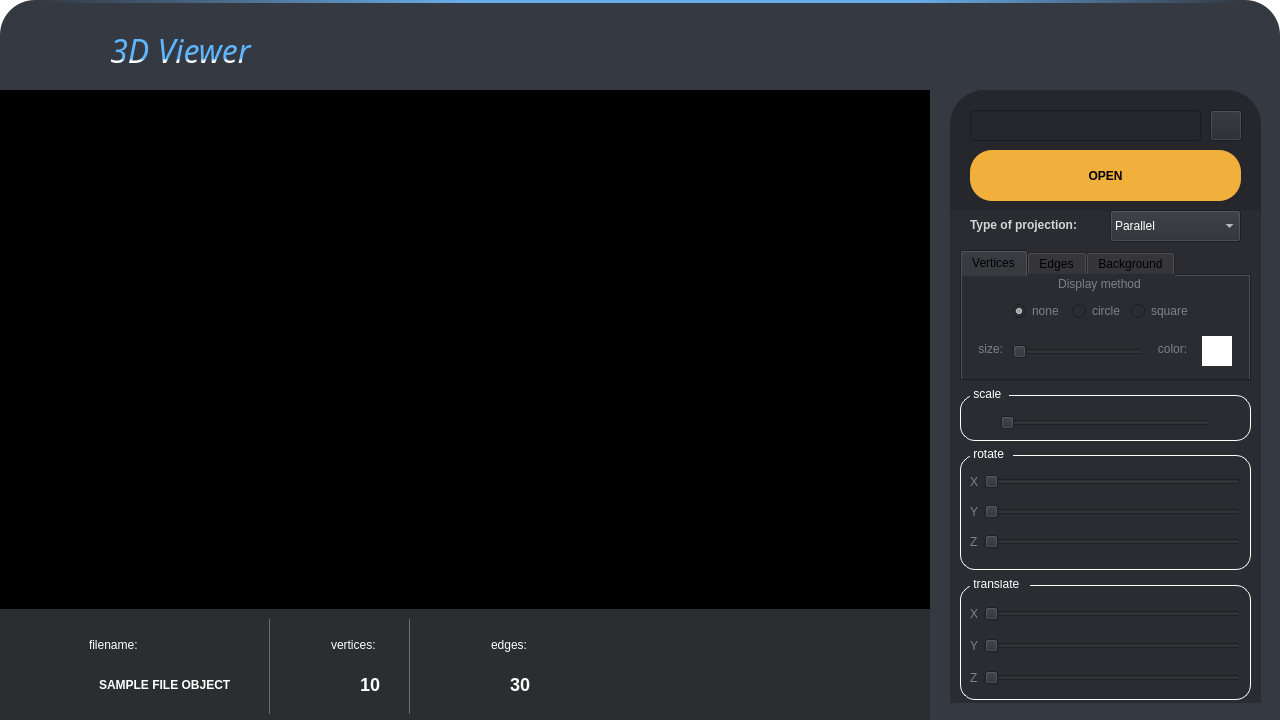
<?xml version="1.0" encoding="UTF-8"?>
<ui version="4.0">
 <class>MainWindow</class>
 <widget class="QMainWindow" name="MainWindow">
  <property name="geometry">
   <rect>
    <x>0</x>
    <y>0</y>
    <width>1280</width>
    <height>720</height>
   </rect>
  </property>
  <property name="windowTitle">
   <string>MainWindow</string>
  </property>
  <property name="styleSheet">
   <string notr="true">QMainWindow {
background-color: rgba(255, 255, 255, 0);
}

</string>
  </property>
  <widget class="QWidget" name="centralwidget">
   <property name="enabled">
    <bool>true</bool>
   </property>
   <property name="styleSheet">
    <string notr="true"/>
   </property>
   <widget class="QFrame" name="ViewerUI">
    <property name="geometry">
     <rect>
      <x>0</x>
      <y>0</y>
      <width>1280</width>
      <height>720</height>
     </rect>
    </property>
    <property name="styleSheet">
     <string notr="true">QFrame {
border-top-left-radius: 35px;
border-top-right-radius: 35px; 
background-color: rgb(52, 57, 66);
}
</string>
    </property>
    <property name="frameShape">
     <enum>QFrame::StyledPanel</enum>
    </property>
    <property name="frameShadow">
     <enum>QFrame::Raised</enum>
    </property>
    <widget class="GlWidget" name="OpenGlWidget" native="true">
     <property name="enabled">
      <bool>true</bool>
     </property>
     <property name="geometry">
      <rect>
       <x>-1</x>
       <y>90</y>
       <width>931</width>
       <height>523</height>
      </rect>
     </property>
     <property name="styleSheet">
      <string notr="true">background-color: black;
</string>
     </property>
    </widget>
    <widget class="QFrame" name="blueline">
     <property name="geometry">
      <rect>
       <x>40</x>
       <y>0</y>
       <width>1200</width>
       <height>3</height>
      </rect>
     </property>
     <property name="styleSheet">
      <string notr="true">background-color: qlineargradient(spread:pad, x1:0, y1:0, x2:1, y2:0, stop:0 rgba(255, 255, 255, 0), stop:0.35468 rgba(104, 174, 235, 255), stop:0.724138 rgba(104, 174, 235, 255), stop:1 rgba(255, 255, 255, 0));

</string>
     </property>
     <property name="frameShape">
      <enum>QFrame::StyledPanel</enum>
     </property>
     <property name="frameShadow">
      <enum>QFrame::Raised</enum>
     </property>
    </widget>
    <widget class="QFrame" name="title">
     <property name="geometry">
      <rect>
       <x>40</x>
       <y>30</y>
       <width>231</width>
       <height>41</height>
      </rect>
     </property>
     <property name="frameShape">
      <enum>QFrame::StyledPanel</enum>
     </property>
     <property name="frameShadow">
      <enum>QFrame::Raised</enum>
     </property>
     <widget class="QLabel" name="h1">
      <property name="geometry">
       <rect>
        <x>0</x>
        <y>5</y>
        <width>281</width>
        <height>31</height>
       </rect>
      </property>
      <property name="font">
       <font>
        <family>Space Crusaders</family>
        <pointsize>-1</pointsize>
        <italic>true</italic>
        <bold>false</bold>
       </font>
      </property>
      <property name="styleSheet">
       <string notr="true">background-color: rgba(0, 0, 0, 0);
font-size: 32px;
color: qlineargradient(spread:pad, x1:0.5, y1:0, x2:0.5, y2:26, stop:0.9 rgba(95, 182, 255, 255), stop:1 rgba(255, 255, 255, 255));

</string>
      </property>
      <property name="text">
       <string>3D Viewer</string>
      </property>
      <property name="alignment">
       <set>Qt::AlignCenter</set>
      </property>
     </widget>
     <widget class="QFrame" name="icon">
      <property name="geometry">
       <rect>
        <x>0</x>
        <y>0</y>
        <width>41</width>
        <height>41</height>
       </rect>
      </property>
      <property name="font">
       <font>
        <family>Mshtakan</family>
       </font>
      </property>
      <property name="autoFillBackground">
       <bool>false</bool>
      </property>
      <property name="styleSheet">
       <string notr="true">image: url(:/res/assets/img/3d.svg);</string>
      </property>
      <property name="frameShape">
       <enum>QFrame::StyledPanel</enum>
      </property>
      <property name="frameShadow">
       <enum>QFrame::Raised</enum>
      </property>
     </widget>
    </widget>
    <widget class="QFrame" name="aside">
     <property name="geometry">
      <rect>
       <x>950</x>
       <y>90</y>
       <width>311</width>
       <height>613</height>
      </rect>
     </property>
     <property name="styleSheet">
      <string notr="true">background-color: rgb(43, 44, 49);


</string>
     </property>
     <property name="frameShape">
      <enum>QFrame::StyledPanel</enum>
     </property>
     <property name="frameShadow">
      <enum>QFrame::Raised</enum>
     </property>
     <widget class="QFrame" name="open_file_layer">
      <property name="geometry">
       <rect>
        <x>0</x>
        <y>0</y>
        <width>311</width>
        <height>121</height>
       </rect>
      </property>
      <property name="styleSheet">
       <string notr="true">background-color: rgb(37, 39, 45);</string>
      </property>
      <property name="frameShape">
       <enum>QFrame::StyledPanel</enum>
      </property>
      <property name="frameShadow">
       <enum>QFrame::Raised</enum>
      </property>
      <widget class="QPushButton" name="renderBtn">
       <property name="geometry">
        <rect>
         <x>20</x>
         <y>60</y>
         <width>271</width>
         <height>51</height>
        </rect>
       </property>
       <property name="styleSheet">
        <string notr="true">border-radius: 22px;
background-color: rgb(241, 175, 60);
font-weight: 500;

</string>
       </property>
       <property name="text">
        <string>OPEN</string>
       </property>
      </widget>
      <widget class="QLineEdit" name="pathObj">
       <property name="geometry">
        <rect>
         <x>20</x>
         <y>20</y>
         <width>231</width>
         <height>31</height>
        </rect>
       </property>
       <property name="styleSheet">
        <string notr="true">padding-left: 5px;
padding-right: 5px;
color: rgb(255, 255, 255);</string>
       </property>
       <property name="readOnly">
        <bool>true</bool>
       </property>
      </widget>
      <widget class="QPushButton" name="openObjBtn">
       <property name="geometry">
        <rect>
         <x>260</x>
         <y>20</y>
         <width>32</width>
         <height>31</height>
        </rect>
       </property>
       <property name="styleSheet">
        <string notr="true">QPushButton {
	image: url(:/res/assets/img/open.svg);
}</string>
       </property>
       <property name="text">
        <string/>
       </property>
      </widget>
     </widget>
     <widget class="QFrame" name="Affines_transformations">
      <property name="geometry">
       <rect>
        <x>0</x>
        <y>300</y>
        <width>311</width>
        <height>321</height>
       </rect>
      </property>
      <property name="frameShape">
       <enum>QFrame::StyledPanel</enum>
      </property>
      <property name="frameShadow">
       <enum>QFrame::Raised</enum>
      </property>
      <widget class="QFrame" name="translate">
       <property name="geometry">
        <rect>
         <x>10</x>
         <y>190</y>
         <width>291</width>
         <height>120</height>
        </rect>
       </property>
       <property name="styleSheet">
        <string notr="true">QFrame {
color: white;
margin-top: 5px;
border: 1px solid white;
border-radius: 15px;
}

QLabel {
margin-top: 0;
border: none;
}</string>
       </property>
       <property name="frameShape">
        <enum>QFrame::StyledPanel</enum>
       </property>
       <property name="frameShadow">
        <enum>QFrame::Raised</enum>
       </property>
       <widget class="QLabel" name="translate_title_4">
        <property name="geometry">
         <rect>
          <x>10</x>
          <y>-4</y>
          <width>60</width>
          <height>16</height>
         </rect>
        </property>
        <property name="text">
         <string> translate </string>
        </property>
       </widget>
       <widget class="QWidget" name="layoutWidget_6">
        <property name="geometry">
         <rect>
          <x>10</x>
          <y>10</y>
          <width>271</width>
          <height>107</height>
         </rect>
        </property>
        <layout class="QVBoxLayout" name="verticalLayout_4">
         <property name="topMargin">
          <number>5</number>
         </property>
         <item>
          <layout class="QHBoxLayout" name="line_10">
           <property name="leftMargin">
            <number>0</number>
           </property>
           <item>
            <widget class="QLabel" name="label_10">
             <property name="styleSheet">
              <string notr="true">	color: rgba(255, 255, 255, 102);</string>
             </property>
             <property name="text">
              <string>X</string>
             </property>
            </widget>
           </item>
           <item>
            <widget class="QSlider" name="translate_x_val">
             <property name="orientation">
              <enum>Qt::Horizontal</enum>
             </property>
            </widget>
           </item>
          </layout>
         </item>
         <item>
          <layout class="QHBoxLayout" name="line_11">
           <property name="leftMargin">
            <number>0</number>
           </property>
           <item>
            <widget class="QLabel" name="label_11">
             <property name="styleSheet">
              <string notr="true">	color: rgba(255, 255, 255, 102);</string>
             </property>
             <property name="text">
              <string>Y</string>
             </property>
            </widget>
           </item>
           <item>
            <widget class="QSlider" name="translate_y_val">
             <property name="orientation">
              <enum>Qt::Horizontal</enum>
             </property>
            </widget>
           </item>
          </layout>
         </item>
         <item>
          <layout class="QHBoxLayout" name="line_12">
           <property name="leftMargin">
            <number>0</number>
           </property>
           <item>
            <widget class="QLabel" name="label_12">
             <property name="styleSheet">
              <string notr="true">	color: rgba(255, 255, 255, 102);</string>
             </property>
             <property name="text">
              <string>Z</string>
             </property>
            </widget>
           </item>
           <item>
            <widget class="QSlider" name="translate_z_val">
             <property name="orientation">
              <enum>Qt::Horizontal</enum>
             </property>
            </widget>
           </item>
          </layout>
         </item>
        </layout>
       </widget>
      </widget>
      <widget class="QFrame" name="rotate">
       <property name="geometry">
        <rect>
         <x>10</x>
         <y>60</y>
         <width>291</width>
         <height>120</height>
        </rect>
       </property>
       <property name="styleSheet">
        <string notr="true">QFrame {
color: white;
margin-top: 5px;
border: 1px solid white;
border-radius: 15px;
}

QLabel {
margin-top: 0;
border: none;
}</string>
       </property>
       <property name="frameShape">
        <enum>QFrame::StyledPanel</enum>
       </property>
       <property name="frameShadow">
        <enum>QFrame::Raised</enum>
       </property>
       <widget class="QLabel" name="rotate_title">
        <property name="geometry">
         <rect>
          <x>10</x>
          <y>-4</y>
          <width>43</width>
          <height>16</height>
         </rect>
        </property>
        <property name="text">
         <string> rotate </string>
        </property>
       </widget>
       <widget class="QWidget" name="layoutWidget">
        <property name="geometry">
         <rect>
          <x>10</x>
          <y>10</y>
          <width>271</width>
          <height>101</height>
         </rect>
        </property>
        <layout class="QVBoxLayout" name="verticalLayout">
         <property name="topMargin">
          <number>5</number>
         </property>
         <item>
          <layout class="QHBoxLayout" name="line">
           <property name="leftMargin">
            <number>0</number>
           </property>
           <item>
            <widget class="QLabel" name="label">
             <property name="styleSheet">
              <string notr="true">	color: rgba(255, 255, 255, 102);</string>
             </property>
             <property name="text">
              <string>X</string>
             </property>
            </widget>
           </item>
           <item>
            <widget class="QSlider" name="rotate_x_val">
             <property name="orientation">
              <enum>Qt::Horizontal</enum>
             </property>
            </widget>
           </item>
          </layout>
         </item>
         <item>
          <layout class="QHBoxLayout" name="line_2">
           <property name="leftMargin">
            <number>0</number>
           </property>
           <item>
            <widget class="QLabel" name="label_2">
             <property name="styleSheet">
              <string notr="true">	color: rgba(255, 255, 255, 102);</string>
             </property>
             <property name="text">
              <string>Y</string>
             </property>
            </widget>
           </item>
           <item>
            <widget class="QSlider" name="rotate_y_val">
             <property name="orientation">
              <enum>Qt::Horizontal</enum>
             </property>
            </widget>
           </item>
          </layout>
         </item>
         <item>
          <layout class="QHBoxLayout" name="line_3">
           <property name="leftMargin">
            <number>0</number>
           </property>
           <item>
            <widget class="QLabel" name="label_3">
             <property name="styleSheet">
              <string notr="true">	color: rgba(255, 255, 255, 102);</string>
             </property>
             <property name="text">
              <string>Z</string>
             </property>
            </widget>
           </item>
           <item>
            <widget class="QSlider" name="rotate_z_val">
             <property name="orientation">
              <enum>Qt::Horizontal</enum>
             </property>
            </widget>
           </item>
          </layout>
         </item>
        </layout>
       </widget>
      </widget>
      <widget class="QFrame" name="scale">
       <property name="geometry">
        <rect>
         <x>10</x>
         <y>0</y>
         <width>291</width>
         <height>51</height>
        </rect>
       </property>
       <property name="styleSheet">
        <string notr="true">QFrame {
color: white;
margin-top: 5px;
border: 1px solid white;
border-radius: 15px;
}

QLabel {
margin-top: 0;
border: none;
}</string>
       </property>
       <property name="frameShape">
        <enum>QFrame::StyledPanel</enum>
       </property>
       <property name="frameShadow">
        <enum>QFrame::Raised</enum>
       </property>
       <widget class="QLabel" name="rotate_title_4">
        <property name="geometry">
         <rect>
          <x>10</x>
          <y>-4</y>
          <width>39</width>
          <height>16</height>
         </rect>
        </property>
        <property name="text">
         <string> scale </string>
        </property>
       </widget>
       <widget class="QSlider" name="scale_val">
        <property name="geometry">
         <rect>
          <x>40</x>
          <y>20</y>
          <width>211</width>
          <height>25</height>
         </rect>
        </property>
        <property name="orientation">
         <enum>Qt::Horizontal</enum>
        </property>
       </widget>
       <widget class="QLabel" name="out_ico">
        <property name="geometry">
         <rect>
          <x>10</x>
          <y>20</y>
          <width>21</width>
          <height>21</height>
         </rect>
        </property>
        <property name="styleSheet">
         <string notr="true">image: url(:/res/assets/img/zoom_out.svg);</string>
        </property>
        <property name="text">
         <string/>
        </property>
       </widget>
       <widget class="QLabel" name="in_ico">
        <property name="geometry">
         <rect>
          <x>260</x>
          <y>20</y>
          <width>21</width>
          <height>21</height>
         </rect>
        </property>
        <property name="styleSheet">
         <string notr="true">image: url(:/res/assets/img/zoom_in.svg);</string>
        </property>
        <property name="text">
         <string/>
        </property>
       </widget>
      </widget>
      <zorder>rotate</zorder>
      <zorder>scale</zorder>
      <zorder>translate</zorder>
     </widget>
     <widget class="QTabWidget" name="tabWidget">
      <property name="geometry">
       <rect>
        <x>10</x>
        <y>160</y>
        <width>291</width>
        <height>131</height>
       </rect>
      </property>
      <property name="styleSheet">
       <string notr="true"/>
      </property>
      <property name="currentIndex">
       <number>0</number>
      </property>
      <widget class="QWidget" name="vert_tab">
       <property name="styleSheet">
        <string notr="true">	color: rgba(255, 255, 255, 102);</string>
       </property>
       <attribute name="title">
        <string>Vertices</string>
       </attribute>
       <widget class="QLabel" name="vert_method_title">
        <property name="geometry">
         <rect>
          <x>87</x>
          <y>0</y>
          <width>101</width>
          <height>16</height>
         </rect>
        </property>
        <property name="text">
         <string>Display method</string>
        </property>
        <property name="alignment">
         <set>Qt::AlignCenter</set>
        </property>
       </widget>
       <widget class="QSlider" name="vert_size_val">
        <property name="geometry">
         <rect>
          <x>50</x>
          <y>60</y>
          <width>131</width>
          <height>31</height>
         </rect>
        </property>
        <property name="orientation">
         <enum>Qt::Horizontal</enum>
        </property>
       </widget>
       <widget class="QLabel" name="vert_size_title">
        <property name="geometry">
         <rect>
          <x>10</x>
          <y>65</y>
          <width>31</width>
          <height>16</height>
         </rect>
        </property>
        <property name="text">
         <string>size:</string>
        </property>
        <property name="alignment">
         <set>Qt::AlignRight|Qt::AlignTrailing|Qt::AlignVCenter</set>
        </property>
       </widget>
       <widget class="QLabel" name="vert_color_title">
        <property name="geometry">
         <rect>
          <x>190</x>
          <y>65</y>
          <width>41</width>
          <height>16</height>
         </rect>
        </property>
        <property name="text">
         <string>color:</string>
        </property>
        <property name="alignment">
         <set>Qt::AlignCenter</set>
        </property>
       </widget>
       <widget class="QLabel" name="vert_color_val">
        <property name="geometry">
         <rect>
          <x>240</x>
          <y>60</y>
          <width>30</width>
          <height>30</height>
         </rect>
        </property>
        <property name="styleSheet">
         <string notr="true">background-color: rgb(255, 255, 255);</string>
        </property>
        <property name="text">
         <string/>
        </property>
       </widget>
       <widget class="QWidget" name="">
        <property name="geometry">
         <rect>
          <x>50</x>
          <y>20</y>
          <width>181</width>
          <height>31</height>
         </rect>
        </property>
        <layout class="QHBoxLayout" name="horizontalLayout">
         <property name="spacing">
          <number>0</number>
         </property>
         <item>
          <widget class="QRadioButton" name="vert_none_val">
           <property name="text">
            <string>none</string>
           </property>
           <property name="checked">
            <bool>true</bool>
           </property>
          </widget>
         </item>
         <item>
          <widget class="QRadioButton" name="vert_circle_val">
           <property name="text">
            <string>circle</string>
           </property>
          </widget>
         </item>
         <item>
          <widget class="QRadioButton" name="vert_square_val">
           <property name="text">
            <string>square</string>
           </property>
          </widget>
         </item>
        </layout>
       </widget>
      </widget>
      <widget class="QWidget" name="edge_tab">
       <property name="styleSheet">
        <string notr="true">	color: rgba(255, 255, 255, 102);</string>
       </property>
       <attribute name="title">
        <string>Edges</string>
       </attribute>
       <widget class="QLabel" name="edge_type_title">
        <property name="geometry">
         <rect>
          <x>90</x>
          <y>0</y>
          <width>101</width>
          <height>16</height>
         </rect>
        </property>
        <property name="text">
         <string>Type</string>
        </property>
        <property name="alignment">
         <set>Qt::AlignCenter</set>
        </property>
       </widget>
       <widget class="QWidget" name="layoutWidget_2">
        <property name="geometry">
         <rect>
          <x>70</x>
          <y>20</y>
          <width>151</width>
          <height>31</height>
         </rect>
        </property>
        <layout class="QHBoxLayout" name="horizontalLayout_2">
         <property name="spacing">
          <number>0</number>
         </property>
         <item>
          <widget class="QRadioButton" name="edge_solid_val">
           <property name="text">
            <string>solid</string>
           </property>
           <property name="checked">
            <bool>true</bool>
           </property>
          </widget>
         </item>
         <item>
          <widget class="QRadioButton" name="edge_dashed_val">
           <property name="text">
            <string>dashed</string>
           </property>
          </widget>
         </item>
        </layout>
       </widget>
       <widget class="QSlider" name="edge_thic_val">
        <property name="geometry">
         <rect>
          <x>80</x>
          <y>60</y>
          <width>101</width>
          <height>31</height>
         </rect>
        </property>
        <property name="orientation">
         <enum>Qt::Horizontal</enum>
        </property>
       </widget>
       <widget class="QLabel" name="edge_color_title">
        <property name="geometry">
         <rect>
          <x>190</x>
          <y>65</y>
          <width>41</width>
          <height>16</height>
         </rect>
        </property>
        <property name="text">
         <string>color:</string>
        </property>
        <property name="alignment">
         <set>Qt::AlignCenter</set>
        </property>
       </widget>
       <widget class="QLabel" name="edge_thic_title">
        <property name="geometry">
         <rect>
          <x>10</x>
          <y>65</y>
          <width>61</width>
          <height>20</height>
         </rect>
        </property>
        <property name="text">
         <string>thickness:</string>
        </property>
        <property name="alignment">
         <set>Qt::AlignRight|Qt::AlignTrailing|Qt::AlignVCenter</set>
        </property>
       </widget>
       <widget class="QLabel" name="edge_color_val">
        <property name="geometry">
         <rect>
          <x>240</x>
          <y>60</y>
          <width>30</width>
          <height>30</height>
         </rect>
        </property>
        <property name="styleSheet">
         <string notr="true">background-color: rgb(255, 255, 255);</string>
        </property>
        <property name="text">
         <string/>
        </property>
       </widget>
      </widget>
      <widget class="QWidget" name="back_tab">
       <property name="styleSheet">
        <string notr="true">	color: rgba(255, 255, 255, 102);</string>
       </property>
       <attribute name="title">
        <string>Background</string>
       </attribute>
       <widget class="QLabel" name="back_tab_color_val">
        <property name="geometry">
         <rect>
          <x>190</x>
          <y>30</y>
          <width>30</width>
          <height>30</height>
         </rect>
        </property>
        <property name="styleSheet">
         <string notr="true">background-color: rgb(0, 0, 0);</string>
        </property>
        <property name="text">
         <string/>
        </property>
       </widget>
       <widget class="QLabel" name="back_tab_color_title">
        <property name="geometry">
         <rect>
          <x>60</x>
          <y>35</y>
          <width>121</width>
          <height>20</height>
         </rect>
        </property>
        <property name="text">
         <string>background-color:</string>
        </property>
        <property name="alignment">
         <set>Qt::AlignCenter</set>
        </property>
       </widget>
      </widget>
     </widget>
     <widget class="QComboBox" name="projection_types">
      <property name="geometry">
       <rect>
        <x>160</x>
        <y>120</y>
        <width>131</width>
        <height>32</height>
       </rect>
      </property>
      <property name="styleSheet">
       <string notr="true">color: rgb(255, 255, 255);</string>
      </property>
      <item>
       <property name="text">
        <string>Parallel</string>
       </property>
      </item>
      <item>
       <property name="text">
        <string>Central</string>
       </property>
      </item>
     </widget>
     <widget class="QLabel" name="projection_title">
      <property name="geometry">
       <rect>
        <x>20</x>
        <y>127</y>
        <width>131</width>
        <height>16</height>
       </rect>
      </property>
      <property name="styleSheet">
       <string notr="true">color: rgba(255, 255, 255, 0.8);
font-weight: bold;</string>
      </property>
      <property name="text">
       <string>Type of projection:</string>
      </property>
     </widget>
    </widget>
    <widget class="QFrame" name="footer">
     <property name="geometry">
      <rect>
       <x>-1</x>
       <y>609</y>
       <width>931</width>
       <height>111</height>
      </rect>
     </property>
     <property name="styleSheet">
      <string notr="true">background-color: rgb(44, 45, 48);
border-radius: 0;</string>
     </property>
     <property name="frameShape">
      <enum>QFrame::StyledPanel</enum>
     </property>
     <property name="frameShadow">
      <enum>QFrame::Raised</enum>
     </property>
     <widget class="QFrame" name="obj_info">
      <property name="geometry">
       <rect>
        <x>0</x>
        <y>10</y>
        <width>571</width>
        <height>121</height>
       </rect>
      </property>
      <property name="styleSheet">
       <string notr="true">image: none;
color: rgb(255, 255, 255);
</string>
      </property>
      <property name="frameShape">
       <enum>QFrame::StyledPanel</enum>
      </property>
      <property name="frameShadow">
       <enum>QFrame::Raised</enum>
      </property>
      <widget class="QFrame" name="frame_2">
       <property name="geometry">
        <rect>
         <x>30</x>
         <y>0</y>
         <width>231</width>
         <height>91</height>
        </rect>
       </property>
       <property name="frameShape">
        <enum>QFrame::StyledPanel</enum>
       </property>
       <property name="frameShadow">
        <enum>QFrame::Raised</enum>
       </property>
       <widget class="QLabel" name="filename_title">
        <property name="geometry">
         <rect>
          <x>60</x>
          <y>10</y>
          <width>61</width>
          <height>31</height>
         </rect>
        </property>
        <property name="text">
         <string>filename:</string>
        </property>
       </widget>
       <widget class="QLabel" name="filename_ico">
        <property name="geometry">
         <rect>
          <x>10</x>
          <y>10</y>
          <width>41</width>
          <height>31</height>
         </rect>
        </property>
        <property name="styleSheet">
         <string notr="true">image: url(:/res/assets/img/filename.svg);</string>
        </property>
        <property name="text">
         <string/>
        </property>
       </widget>
       <widget class="QLabel" name="filename_val">
        <property name="geometry">
         <rect>
          <x>70</x>
          <y>40</y>
          <width>161</width>
          <height>51</height>
         </rect>
        </property>
        <property name="styleSheet">
         <string notr="true">font-weight: bold;</string>
        </property>
        <property name="text">
         <string>SAMPLE FILE OBJECT</string>
        </property>
       </widget>
      </widget>
      <widget class="QFrame" name="frame_3">
       <property name="geometry">
        <rect>
         <x>280</x>
         <y>0</y>
         <width>121</width>
         <height>91</height>
        </rect>
       </property>
       <property name="frameShape">
        <enum>QFrame::StyledPanel</enum>
       </property>
       <property name="frameShadow">
        <enum>QFrame::Raised</enum>
       </property>
       <widget class="QLabel" name="vert_title">
        <property name="geometry">
         <rect>
          <x>52</x>
          <y>10</y>
          <width>61</width>
          <height>31</height>
         </rect>
        </property>
        <property name="text">
         <string>vertices:</string>
        </property>
       </widget>
       <widget class="QLabel" name="vert_ico">
        <property name="geometry">
         <rect>
          <x>10</x>
          <y>10</y>
          <width>41</width>
          <height>31</height>
         </rect>
        </property>
        <property name="styleSheet">
         <string notr="true">image: url(:/res/assets/img/vert_ico.svg);</string>
        </property>
        <property name="text">
         <string/>
        </property>
       </widget>
       <widget class="QLabel" name="vert_numb_val">
        <property name="geometry">
         <rect>
          <x>60</x>
          <y>40</y>
          <width>41</width>
          <height>51</height>
         </rect>
        </property>
        <property name="styleSheet">
         <string notr="true">font-size: 18px;
font-weight: bold;</string>
        </property>
        <property name="text">
         <string>10</string>
        </property>
        <property name="alignment">
         <set>Qt::AlignRight|Qt::AlignTrailing|Qt::AlignVCenter</set>
        </property>
       </widget>
      </widget>
      <widget class="QFrame" name="frame_4">
       <property name="geometry">
        <rect>
         <x>440</x>
         <y>0</y>
         <width>121</width>
         <height>91</height>
        </rect>
       </property>
       <property name="frameShape">
        <enum>QFrame::StyledPanel</enum>
       </property>
       <property name="frameShadow">
        <enum>QFrame::Raised</enum>
       </property>
       <widget class="QLabel" name="edges_title">
        <property name="geometry">
         <rect>
          <x>52</x>
          <y>10</y>
          <width>61</width>
          <height>31</height>
         </rect>
        </property>
        <property name="text">
         <string>edges:</string>
        </property>
       </widget>
       <widget class="QLabel" name="edges_ico">
        <property name="geometry">
         <rect>
          <x>10</x>
          <y>10</y>
          <width>41</width>
          <height>31</height>
         </rect>
        </property>
        <property name="styleSheet">
         <string notr="true">image: url(:/res/assets/img/face_ico.svg);</string>
        </property>
        <property name="text">
         <string/>
        </property>
       </widget>
       <widget class="QLabel" name="edges_numb_val">
        <property name="geometry">
         <rect>
          <x>50</x>
          <y>40</y>
          <width>41</width>
          <height>51</height>
         </rect>
        </property>
        <property name="styleSheet">
         <string notr="true">font-size: 18px;
font-weight: bold;</string>
        </property>
        <property name="text">
         <string>30</string>
        </property>
        <property name="alignment">
         <set>Qt::AlignRight|Qt::AlignTrailing|Qt::AlignVCenter</set>
        </property>
       </widget>
      </widget>
      <widget class="Line" name="delim2">
       <property name="geometry">
        <rect>
         <x>410</x>
         <y>0</y>
         <width>1</width>
         <height>95</height>
        </rect>
       </property>
       <property name="styleSheet">
        <string notr="true">background-color: rgba(255, 255, 255, 0.3);</string>
       </property>
       <property name="orientation">
        <enum>Qt::Vertical</enum>
       </property>
      </widget>
      <widget class="Line" name="delim1">
       <property name="geometry">
        <rect>
         <x>270</x>
         <y>0</y>
         <width>1</width>
         <height>95</height>
        </rect>
       </property>
       <property name="styleSheet">
        <string notr="true">background-color: rgba(255, 255, 255, 0.3);</string>
       </property>
       <property name="orientation">
        <enum>Qt::Vertical</enum>
       </property>
      </widget>
     </widget>
    </widget>
    <widget class="QFrame" name="window_nav">
     <property name="geometry">
      <rect>
       <x>1175</x>
       <y>10</y>
       <width>91</width>
       <height>41</height>
      </rect>
     </property>
     <property name="styleSheet">
      <string notr="true">image: none;
</string>
     </property>
     <property name="frameShape">
      <enum>QFrame::StyledPanel</enum>
     </property>
     <property name="frameShadow">
      <enum>QFrame::Raised</enum>
     </property>
     <widget class="QPushButton" name="minimizeBtn">
      <property name="geometry">
       <rect>
        <x>10</x>
        <y>0</y>
        <width>32</width>
        <height>32</height>
       </rect>
      </property>
      <property name="styleSheet">
       <string notr="true">border-radius: 0;
image: url(:/res/assets/img/minimize.svg);</string>
      </property>
      <property name="text">
       <string/>
      </property>
     </widget>
     <widget class="QPushButton" name="closeBtn">
      <property name="geometry">
       <rect>
        <x>50</x>
        <y>0</y>
        <width>32</width>
        <height>32</height>
       </rect>
      </property>
      <property name="styleSheet">
       <string notr="true">border-radius: 0;
image: url(:/res/assets/img/cross.svg);</string>
      </property>
      <property name="text">
       <string/>
      </property>
     </widget>
    </widget>
    <widget class="QFrame" name="footerline">
     <property name="geometry">
      <rect>
       <x>0</x>
       <y>610</y>
       <width>1280</width>
       <height>114</height>
      </rect>
     </property>
     <property name="styleSheet">
      <string notr="true">
background-color: none;
image: url(:/res/assets/img/bottom_line.png);</string>
     </property>
     <property name="frameShape">
      <enum>QFrame::StyledPanel</enum>
     </property>
     <property name="frameShadow">
      <enum>QFrame::Raised</enum>
     </property>
     <widget class="QFrame" name="take_a_shot">
      <property name="geometry">
       <rect>
        <x>840</x>
        <y>0</y>
        <width>81</width>
        <height>91</height>
       </rect>
      </property>
      <property name="styleSheet">
       <string notr="true">image: none;</string>
      </property>
      <property name="frameShape">
       <enum>QFrame::StyledPanel</enum>
      </property>
      <property name="frameShadow">
       <enum>QFrame::Raised</enum>
      </property>
      <widget class="QLabel" name="snap">
       <property name="geometry">
        <rect>
         <x>20</x>
         <y>10</y>
         <width>71</width>
         <height>41</height>
        </rect>
       </property>
       <property name="styleSheet">
        <string notr="true">image: url(:/res/assets/img/photo_ico.svg);</string>
       </property>
       <property name="text">
        <string/>
       </property>
      </widget>
      <widget class="QLabel" name="make_gif">
       <property name="geometry">
        <rect>
         <x>20</x>
         <y>50</y>
         <width>71</width>
         <height>41</height>
        </rect>
       </property>
       <property name="styleSheet">
        <string notr="true">image: url(:/res/assets/img/gif_ico.svg);</string>
       </property>
       <property name="text">
        <string/>
       </property>
      </widget>
     </widget>
    </widget>
    <zorder>OpenGlWidget</zorder>
    <zorder>blueline</zorder>
    <zorder>title</zorder>
    <zorder>window_nav</zorder>
    <zorder>footer</zorder>
    <zorder>footerline</zorder>
    <zorder>aside</zorder>
   </widget>
  </widget>
 </widget>
 <customwidgets>
  <customwidget>
   <class>GlWidget</class>
   <extends>QWidget</extends>
   <header>glwidget.h</header>
   <container>1</container>
  </customwidget>
 </customwidgets>
 <resources/>
 <connections/>
</ui>
